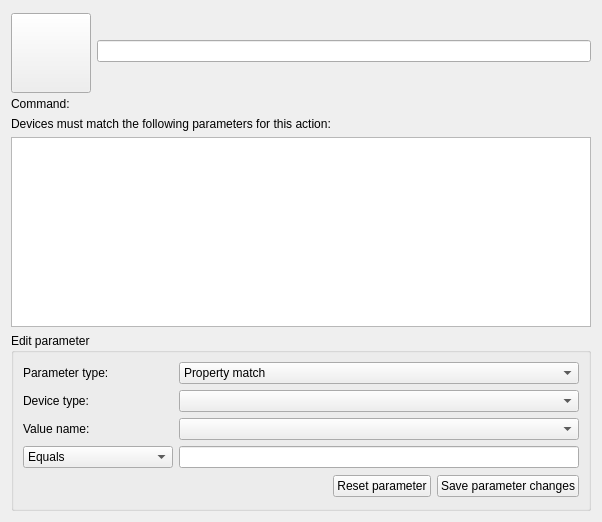
<?xml version="1.0" encoding="UTF-8"?>
<ui version="4.0">
 <class>ActionEditor</class>
 <widget class="QWidget" name="ActionEditor">
  <property name="geometry">
   <rect>
    <x>0</x>
    <y>0</y>
    <width>602</width>
    <height>522</height>
   </rect>
  </property>
  <layout class="QGridLayout" name="gridLayout_5">
   <item row="0" column="0">
    <layout class="QGridLayout" name="GlActionIconName">
     <item row="0" column="0">
      <widget class="KIconButton" name="IbActionIcon">
       <property name="sizePolicy">
        <sizepolicy hsizetype="Fixed" vsizetype="Fixed">
         <horstretch>0</horstretch>
         <verstretch>0</verstretch>
        </sizepolicy>
       </property>
       <property name="minimumSize">
        <size>
         <width>80</width>
         <height>80</height>
        </size>
       </property>
       <property name="maximumSize">
        <size>
         <width>75</width>
         <height>75</height>
        </size>
       </property>
       <property name="toolTip">
        <string>Action icon, click to change it</string>
       </property>
      </widget>
     </item>
     <item row="0" column="1">
      <widget class="KLineEdit" name="LeActionFriendlyName">
       <property name="toolTip">
        <string>Action name</string>
       </property>
      </widget>
     </item>
    </layout>
   </item>
   <item row="1" column="0">
    <layout class="QGridLayout" name="GlActionCommand">
     <item row="0" column="0">
      <widget class="QLabel" name="TlActionCommand">
       <property name="minimumSize">
        <size>
         <width>80</width>
         <height>0</height>
        </size>
       </property>
       <property name="text">
        <string>Command: </string>
       </property>
      </widget>
     </item>
     <item row="0" column="1">
      <widget class="KUrlRequester" name="LeActionCommand">
       <property name="toolTip">
        <string>Command that will trigger the action
This can include any or all of the following case insensitive expands:

%f: The mountpoint for the device - Storage Access devices only
%d: Path to the device node - Block devices only
%i: The identifier of the device</string>
       </property>
      </widget>
     </item>
    </layout>
   </item>
   <item row="2" column="0">
    <layout class="QGridLayout" name="GlPredicateTree">
     <item row="0" column="0" colspan="2">
      <widget class="QLabel" name="TlPredicateTree">
       <property name="minimumSize">
        <size>
         <width>80</width>
         <height>0</height>
        </size>
       </property>
       <property name="text">
        <string>Devices must match the following parameters for this action:</string>
       </property>
      </widget>
     </item>
     <item row="1" column="0" colspan="2">
      <widget class="QTreeView" name="TvPredicateTree"/>
     </item>
    </layout>
   </item>
   <item row="3" column="0">
    <widget class="QGroupBox" name="GbParameter">
     <property name="title">
      <string>Edit parameter</string>
     </property>
     <layout class="QGridLayout" name="gridLayout_2">
      <item row="0" column="0">
       <layout class="QGridLayout" name="GlParameterType">
        <item row="0" column="0">
         <widget class="QLabel" name="LblParameterType">
          <property name="sizePolicy">
           <sizepolicy hsizetype="Maximum" vsizetype="Preferred">
            <horstretch>0</horstretch>
            <verstretch>0</verstretch>
           </sizepolicy>
          </property>
          <property name="minimumSize">
           <size>
            <width>150</width>
            <height>0</height>
           </size>
          </property>
          <property name="maximumSize">
           <size>
            <width>150</width>
            <height>16777215</height>
           </size>
          </property>
          <property name="text">
           <string>Parameter type:</string>
          </property>
         </widget>
        </item>
        <item row="0" column="1">
         <widget class="KComboBox" name="CbParameterType">
          <item>
           <property name="text">
            <string>Property match</string>
           </property>
          </item>
          <item>
           <property name="text">
            <string>Content conjunction</string>
           </property>
          </item>
          <item>
           <property name="text">
            <string>Content disjunction</string>
           </property>
          </item>
          <item>
           <property name="text">
            <string>Device interface match</string>
           </property>
          </item>
         </widget>
        </item>
       </layout>
      </item>
      <item row="1" column="0">
       <layout class="QGridLayout" name="GlDeviceType">
        <item row="0" column="0">
         <widget class="QLabel" name="LblDeviceType">
          <property name="sizePolicy">
           <sizepolicy hsizetype="Maximum" vsizetype="Preferred">
            <horstretch>0</horstretch>
            <verstretch>0</verstretch>
           </sizepolicy>
          </property>
          <property name="minimumSize">
           <size>
            <width>150</width>
            <height>0</height>
           </size>
          </property>
          <property name="maximumSize">
           <size>
            <width>150</width>
            <height>16777215</height>
           </size>
          </property>
          <property name="text">
           <string>Device type:</string>
          </property>
         </widget>
        </item>
        <item row="0" column="1">
         <widget class="KComboBox" name="CbDeviceType">
          <property name="sizePolicy">
           <sizepolicy hsizetype="Expanding" vsizetype="Fixed">
            <horstretch>0</horstretch>
            <verstretch>0</verstretch>
           </sizepolicy>
          </property>
         </widget>
        </item>
       </layout>
      </item>
      <item row="2" column="0">
       <layout class="QGridLayout" name="GlValueName">
        <item row="0" column="0">
         <widget class="QLabel" name="LblValueName">
          <property name="sizePolicy">
           <sizepolicy hsizetype="Maximum" vsizetype="Preferred">
            <horstretch>0</horstretch>
            <verstretch>0</verstretch>
           </sizepolicy>
          </property>
          <property name="minimumSize">
           <size>
            <width>150</width>
            <height>0</height>
           </size>
          </property>
          <property name="maximumSize">
           <size>
            <width>150</width>
            <height>16777215</height>
           </size>
          </property>
          <property name="text">
           <string>Value name:</string>
          </property>
         </widget>
        </item>
        <item row="0" column="1">
         <widget class="KComboBox" name="CbValueName">
          <property name="sizePolicy">
           <sizepolicy hsizetype="Expanding" vsizetype="Fixed">
            <horstretch>0</horstretch>
            <verstretch>0</verstretch>
           </sizepolicy>
          </property>
         </widget>
        </item>
       </layout>
      </item>
      <item row="3" column="0">
       <layout class="QGridLayout" name="GlValueMatch">
        <item row="0" column="0">
         <widget class="KComboBox" name="CbValueMatch">
          <property name="sizePolicy">
           <sizepolicy hsizetype="Maximum" vsizetype="Preferred">
            <horstretch>0</horstretch>
            <verstretch>0</verstretch>
           </sizepolicy>
          </property>
          <property name="minimumSize">
           <size>
            <width>150</width>
            <height>0</height>
           </size>
          </property>
          <property name="maximumSize">
           <size>
            <width>150</width>
            <height>16777215</height>
           </size>
          </property>
          <item>
           <property name="text">
            <string>Equals</string>
           </property>
          </item>
          <item>
           <property name="text">
            <string>Contains</string>
           </property>
          </item>
         </widget>
        </item>
        <item row="0" column="1">
         <widget class="KLineEdit" name="LeValueMatch"/>
        </item>
       </layout>
      </item>
      <item row="4" column="0">
       <layout class="QGridLayout" name="GlParameterControl">
        <item row="0" column="0">
         <spacer name="HsParameterControl">
          <property name="orientation">
           <enum>Qt::Horizontal</enum>
          </property>
          <property name="sizeHint" stdset="0">
           <size>
            <width>227</width>
            <height>25</height>
           </size>
          </property>
         </spacer>
        </item>
        <item row="0" column="1">
         <widget class="QPushButton" name="PbParameterReset">
          <property name="text">
           <string>Reset parameter</string>
          </property>
         </widget>
        </item>
        <item row="0" column="2">
         <widget class="QPushButton" name="PbParameterSave">
          <property name="text">
           <string>Save parameter changes</string>
          </property>
         </widget>
        </item>
       </layout>
      </item>
     </layout>
    </widget>
   </item>
  </layout>
 </widget>
 <customwidgets>
  <customwidget>
   <class>KIconButton</class>
   <extends>QPushButton</extends>
   <header>kicondialog.h</header>
  </customwidget>
  <customwidget>
   <class>KUrlRequester</class>
   <extends>QFrame</extends>
   <header>kurlrequester.h</header>
  </customwidget>
  <customwidget>
   <class>KLineEdit</class>
   <extends>QLineEdit</extends>
   <header>klineedit.h</header>
  </customwidget>
  <customwidget>
   <class>KComboBox</class>
   <extends>QComboBox</extends>
   <header>kcombobox.h</header>
  </customwidget>
 </customwidgets>
 <resources/>
 <connections/>
</ui>
